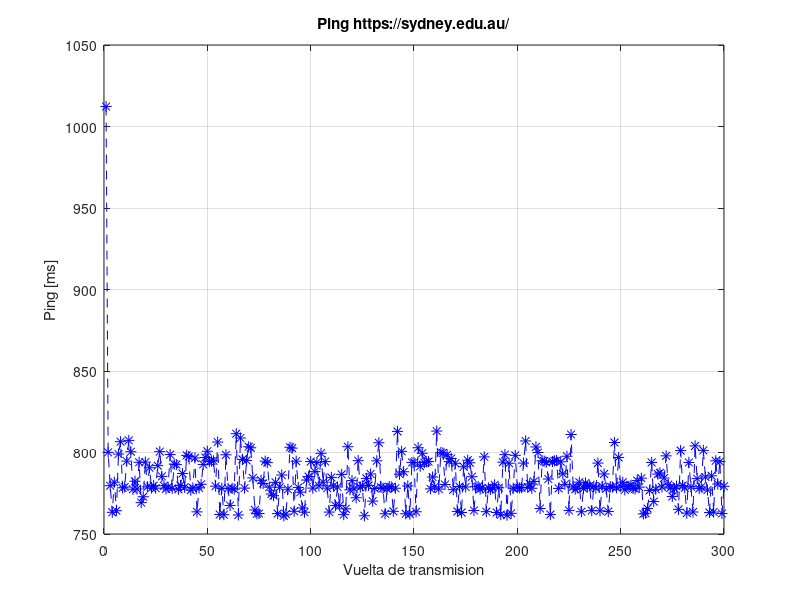

The MATLAB script that drew this image:
load australia_RTT.dat;
plot(australia_RTT, '--*', 'Color', 'b', 'LineWidth', 0.5, 'MarkerSize', 8);
grid on;
xlabel ('Vuelta de transmision');
ylabel ('Ping [ms]');
title('Ping https://sydney.edu.au/');
print -dpng "trazaAustralia.png";
